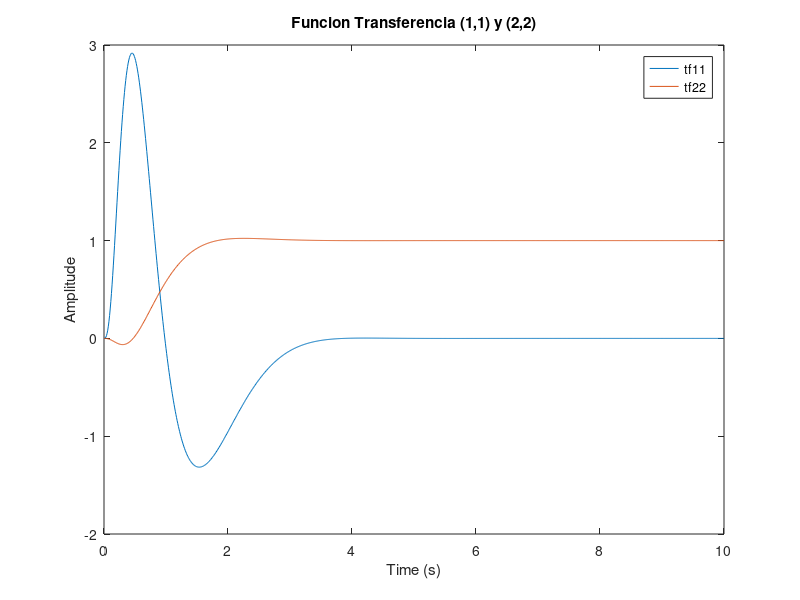
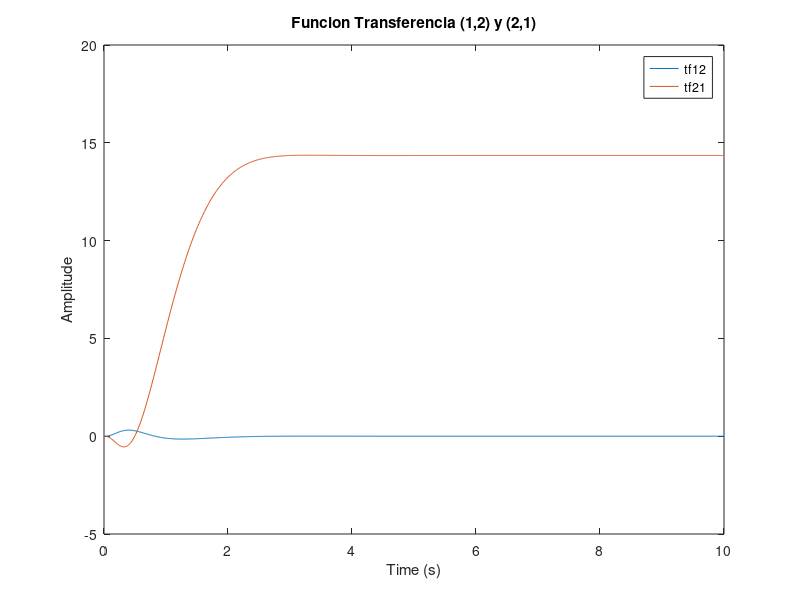
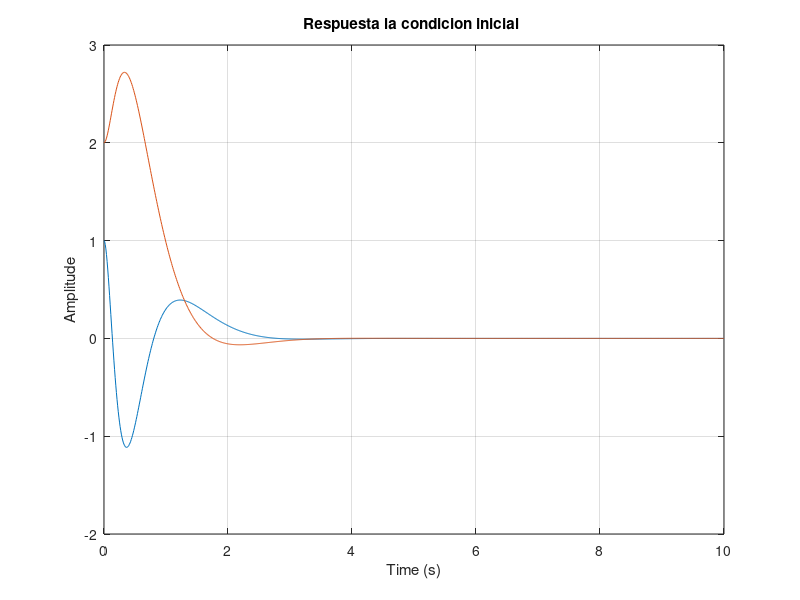

These figures' MATLAB source, in order:
% % https://octave-online.net/bucket~KfDr1kERxjkZDP7LrDMhWL
clc,clear;
ap=[0 1 0 0;24.036 0 0 0;0 0 0 1;-0.239 0 0 0]; 
bp=[0;-4.789;0;1.437];
cp=[1 0 0 0;0 0 1 0 ];
dp=[0;0];

% Controllability 
%
cm = ctrb(ap,bp)
disp('rango de controlabilidad')
rcm= rank(cm)
% Observability
%
om = obsv(ap,cp)           
disp('rango de observabilidad')
rom = rank(om)


% para filtro kalman
sys=ss(ap,bp,cp,dp);
Q =cp'*cp;
R=[0.01 0 ; 0 0.01];
[H, ~, ~] = lqe(sys,Q,R)
% controlador
R2=[0.01]; 
[G, ~, ~]=lqr(ap,bp,Q,R2)  % GANANCIA DEL CONTROLADOR


% dinamica en lazo cerrado
A11=ap-bp*G;
A12=bp*G;
A21=zeros(4,4);
A22=ap-H*cp;

Ak=[A11 A12;A21 A22];   % 8x8 Ak
Bk=[zeros(4,2);H];      % 8x2 Bk
Ck=[cp zeros(2,4)];
Dk=[0 0;0 0];

sysK=ss(Ak,Bk,Ck,Dk);


%% respuesta al impulso
[y11,t11] = step(sysK,[0:0.01:10]);

figure
disp('RESPUESTA AL ESCALON UNITARIO')
plot(t11,y11(:,1,1));grid;
hold
plot(t11,y11(:,2,2));grid;
title('Funcion Transferencia (1,1) y (2,2)')
xlabel('Time (s)')
ylabel('Amplitude')
legend('tf11','tf22')

figure
plot(t11,y11(:,1,2));grid;
hold
plot(t11,y11(:,2,1));grid;
xlabel('Time (s)')
ylabel('Amplitude')
title('Funcion Transferencia (1,2) y (2,1)')
legend('tf12','tf21')
hold off;


%% respuesta a impulso inicial
figure
t=0:0.01:10; 
x=initial(sysK,[1;0;2;0;0;0;0;0],t);
disp('RESPUESTA AL IMPULSO')
plot(t,x)
xlabel('Time (s)')
ylabel('Amplitude')
title('Respuesta la condicion inicial ')
grid on;
